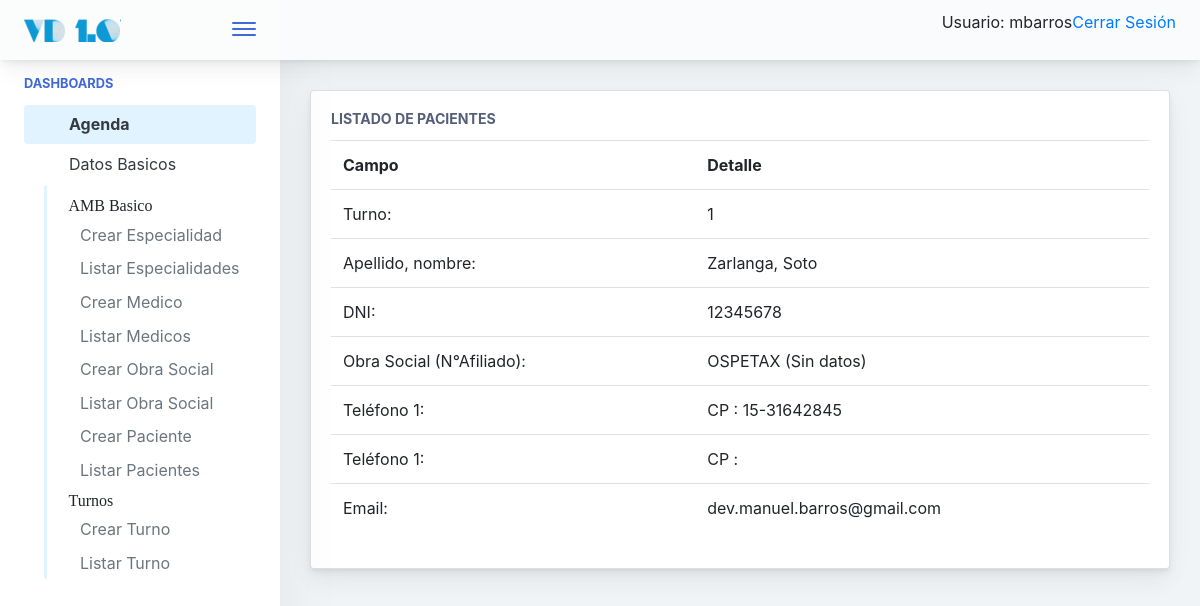
Page /agenda/paciente/detail/1 (signed in) on the committed database.
### agenda/models.py (models this page shows, shortened)
class paciente(models.Model):
    nombre = models.CharField(max_length=50)
    apellido = models.CharField(max_length=50)
    dni = models.CharField(max_length=20)
    numero_de_afiliado = models.CharField(max_length=50, default='Sin datos')
    obra_social_id = models.ForeignKey(obra_social, on_delete=models.CASCADE)
    tipo_celular_1 = models.CharField(max_length=20, choices=TIPO_TELEFONO, default='CP')
    telefono1 = models.CharField(max_length=50, blank=True)
    tipo_celular_2 = models.CharField(max_length=20, choices=TIPO_TELEFONO, default='CP')
    telefono2 = models.CharField(max_length=50, blank=True)
    email = models.CharField(max_length=100, blank=True)
    def __str__(self):
        return self.apellido + ', ' + self.nombre

class obra_social(models.Model):
    nombre = models.CharField(max_length=60)
    direccion = models.CharField(max_length=120)
    cuit = models.CharField(max_length=50)
    telefono = models.CharField(max_length=50)

### agenda/views.py (the view)
# urls.py: path('paciente/detail/<int:pk>', paciente_detail.as_view(), name='paciente_detail'),
class paciente_detail(LoginRequiredMixin, DetailView):
	model = paciente
	template_name = 'agenda/paciente_detail.html'

### templates/agenda/paciente_detail.html
{% extends '../base.html' %}
{% block cuerpo %}
{% if object %}
<div class="main-card mb-3 card">
	<div class="card-body">
		<h5 class="card-title">Listado de Pacientes</h5>
		<table class="table table-hover table-fixed">
			<tr>
                <th>Campo</th>
				<th>Detalle</th>
			</tr>
			<tr>
                <td>Turno:</td>
		<td id="paciente_id">
                    {{ object.id }}
                </td>
            </tr>
            <tr>
                <td>Apellido, nombre:</td>
                <td>
                    {{ object }}
                </td>
            </tr>
            <tr>
                <td>DNI:</td>
				<td>
					{{ object.dni }}
				</td>
            </tr>
            <tr>
                <td>Obra Social (N°Afiliado):</td>
                <td>
                    {{ object.obra_social_id.nombre }} ({{ object.numero_de_afiliado }})
                </td>
            </tr>
            <tr>
                <td>Teléfono 1:</td>
                <td>
                    {{ object.tipo_celular_1 }} : {{ object.telefono1 }}
                </td>
            </tr>
            <tr>
                <td>Teléfono 1:</td>
                <td>
                    {{ object.tipo_celular_2 }} : {{ object.telefono2 }}
                </td>
            <tr>
                <td>Email:</td>
                <td>
                    {{ object.email }}
                </td>
            </tr>
			{% else %}
			<p>No existe el registro.</p>
			{% endif %}
		</table>
	</div>
</div>
{% endblock %}

### templates/base.html (shortened to what this page needs)
{% load static %}
<!doctype html>
<html lang="es">
	<head>
			{% include "./utils/base_cabecera.html" %}
	</head>
<body>
    {% if user.is_authenticated %}
            <div class="app-container app-theme-white body-tabs-shadow fixed-sidebar fixed-header overflow-auto">
    {% else %}
        <div class="app-container app-theme-white body-tabs-shadow fixed-sidebar fixed-header closed-sidebar overflow-auto">
    {% endif %}
        <div class="app-header header-shadow">
            <div class="app-header__logo">
                <div class="logo-src"></div>
                <div class="header__pane ml-auto">
                    <div>
                        <button type="button" class="hamburger close-sidebar-btn hamburger--elastic" data-class="closed-sidebar">
                            <span class="hamburger-box">
                                <span class="hamburger-inner"></span>
                            </span>
                        </button>
                    </div>
                </div>
            </div>
                <div class="app-header__content">
                <div class="app-header-right">
                    <div class="header-btn-lg pr-0">
                        <div class="widget-content p-0">
                            <div class="widget-content-wrapper">
                                <div class="widget-content-left">
                                    <div class="btn-group">
    {% if user.is_authenticated %}
     <p>Usuario:  {{ user.get_username }}</p>
     <p><a href="{% url 'users:logout' %}">Cerrar Sesión</a></p>
   {% else %}
     <p><a href="{% url 'users:login' %}">Ingresar</a></p>
   {% endif %}
                                    </div>
                                </div>
                            </div>
                        </div>
                    </div>        </div>
            </div>
        </div>
               <div class="app-main">
                <div class="app-sidebar sidebar-shadow">
                        <div class="scrollbar-sidebar">
                        <div class="app-sidebar__inner">
                            {% if user.is_authenticated %}
                            <ul class="vertical-nav-menu">
                                <li class="app-sidebar__heading">Dashboards</li>
                                  <li>
					  <a href="{% url 'index'%}" class="mm-active">
                                        <i class="metismenu-icon pe-7s-rocket"></i>
                                        Agenda
                                    </a>
                                </li>
                                <li>
                                    <a href="#">
                                        <i class="metismenu-icon pe-7s-monitor"></i>
                                        Datos Basicos
                                        <i class="metismenu-state-icon pe-7s-angle-down caret-left"></i>
                                    </a>
                                    <ul>
                                    	<li><i class="pe-7s-settings">AMB Basico</i></li>
                                        <li>
                                            <a href="{% url 'agenda:especialidad_create'%}">
                                                Crear Especialidad
                                            </a>
                                        </li>
                                         <li>
                                            <a href="{% url 'agenda:especialidad_list' %}">
                                                Listar Especialidades
                                            </a>
                                        </li>
                                         <li>
                                            <a href="{% url 'agenda:medicos_create'%}">
                                                Crear Medico
                                            </a>
                                        </li>
                                        <li>
                                            <a href="{% url 'agenda:medicos_list' %}">
                                                Listar Medicos
                                            </a>
                                        </li>
                                          <li>
                                            <a href="{% url 'agenda:obra_social_create' %}">
                                                Crear Obra Social
                                            </a>
                                        </li>
                                        <li>
                                            <a href="{% url 'agenda:obra_social_list' %}">
                                                Listar Obra Social
                                            </a>
                                        </li>
                                                                           <li>
                                            <a href="{% url 'agenda:paciente_create'%}">
                                                Crear Paciente
                                            </a>
                                        </li>
                                        <li>
                                            <a href="{% url 'agenda:paciente_list'%}">
                                                Listar Pacientes
                                            </a>
                                        </li>
                                        <li><i class="pe-7s-settings">Turnos</i></li>
                                                                           <li>
                                            <a href="{% url 'agenda:turno_create'%}">
                                                Crear Turno
                                            </a>
                                        </li>
										<li>
                                            <a href="{% url 'agenda:turno_list'%}">
                                                Listar Turno
                                            </a>
                                        </li>
                                    </ul>
                            </ul>
                            {% endif %}
                        </div>
                    </div>
                </div>    <div class="app-main__outer">
                <div class="app-main__inner">
			{% block cuerpo %}
			{% endblock %}
			</div>
    </div>
        </div>
    </div>
</body>
</html>

### rows in the picture
paciente: id "1", apellido+nombre "Zarlanga, Soto", dni "12345678", obra_social_id.nombre "OSPETAX", numero_de_afiliado "Sin datos", tipo_celular_1 "CP", telefono1 "15-31642845", tipo_celular_2 "CP", email "dev.manuel.barros@gmail.com"

### other values in the picture
{{ user.get_username }} "mbarros"
